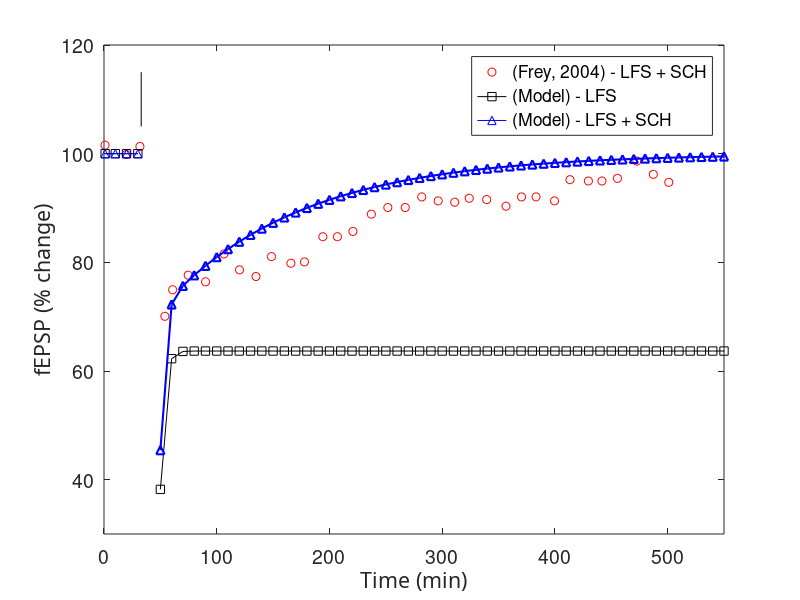

MATLAB code for this plot:
clearvars
clc
clear -all


load('FT_LFS1Hz_900b_SCH.mat')
load('FT_LFS1Hz_900b_SCH_keinDA.mat')
load('fEPSP_LFS1Hz_900b_SCH.mat')
load('fEPSP_LFS1Hz_900b_SCH_keinDA.mat')

t_1 = FT_LFS1Hz_900b_SCH;
fEPSP_1 = fEPSP_LFS1Hz_900b_SCH;
t_1_keinDA = FT_LFS1Hz_900b_SCH_keinDA;
fEPSP_1_keinDA = fEPSP_LFS1Hz_900b_SCH_keinDA;

load('frey_2004_SCH.mat')
load('Frey_2004_SLFS.mat')

xt = frey_2004_SCH(:,1);
xm = frey_2004_SCH(:,2);


ls = 1.5;
ms = 6;

HFS = 33*[1,1]; 
SKF = [0,20]+33+900*1000/60000;

a = 1;
b = 17;
c = 26;
npts = 5;

figure('DefaultAxesFontSize',14,'DefaultTextFontName','Calibri')
plot(xt+31,xm,'ro',...
    t_1_keinDA(a:npts:b)./60000,fEPSP_1_keinDA(a:npts:b),'ks-', t_1(a:npts:b)./60000,fEPSP_1(a:npts:b),'b^-',...
    HFS,[105,115],'k-',...
    t_1_keinDA(c:npts:end)./60000,fEPSP_1_keinDA(c:npts:end),'ks-',t_1(c:npts:end)./60000,fEPSP_1(c:npts:end),'b^-',...
    'LineWidth',ls,'MarkerSize',ms)
ylabel('fEPSP (% change)')
xlabel('Time (min)')
xlim([0,550])
ylim([30,120])
legend('(Frey, 2004) - LFS + SCH','(Model) - LFS','(Model) - LFS + SCH')
xticks([0:100:600])
